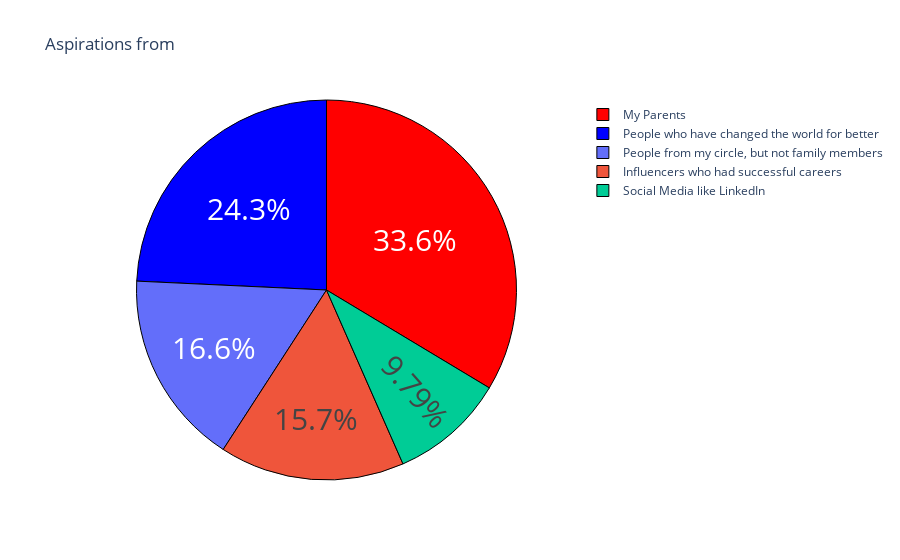

Write notebook code for a chart like this one.
### Markdown cell above
## 2.Objective factor influncing career aspriens

### Code cell
que=data['Which of the below factors influence the most about your career aspirations ?'].value_counts()
label=que.index
count=que.values
colors=['red','blue']
fig=go.Figure(data=[go.Pie(labels=label,values=count)])
fig.update_layout(title='Aspirations from')
fig.update_traces(hoverinfo='label+value',textinfo='percent',textfont_size=30,
                 marker=dict(colors=colors,line=dict(color='black',width=1)))
fig.show()

### Figure 1 — Plotly figure (JSON) as saved in the notebook; plotly's stock layout.template omitted (floating-point values rounded to 4 significant figures)
{"data": [{"hoverinfo": "label+value", "labels": ["My Parents", "People who have changed the world for better", "People from my circle, but not family members", "Influencers who had successful careers", "Social Media like LinkedIn"], "marker": {"colors": ["red", "blue"], "line": {"color": "black", "width": 1}}, "textfont": {"size": 30}, "textinfo": "percent", "type": "pie", "values": [79, 57, 39, 37, 23]}], "layout": {"autosize": true, "title": {"text": "Aspirations from"}}}
